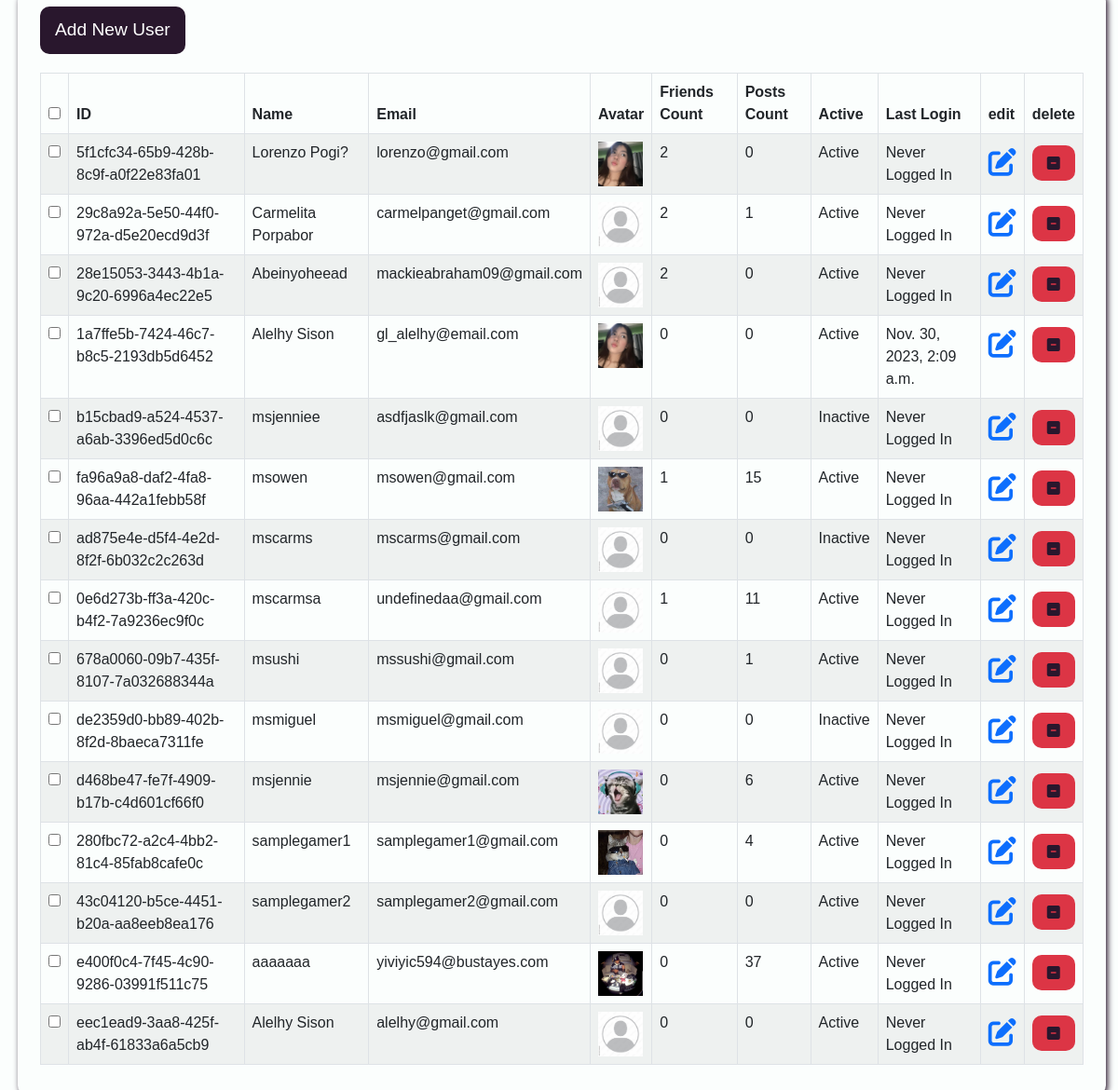
/api/gl-users/ (signed in, lower part), run on an earlier commit of the app's database.
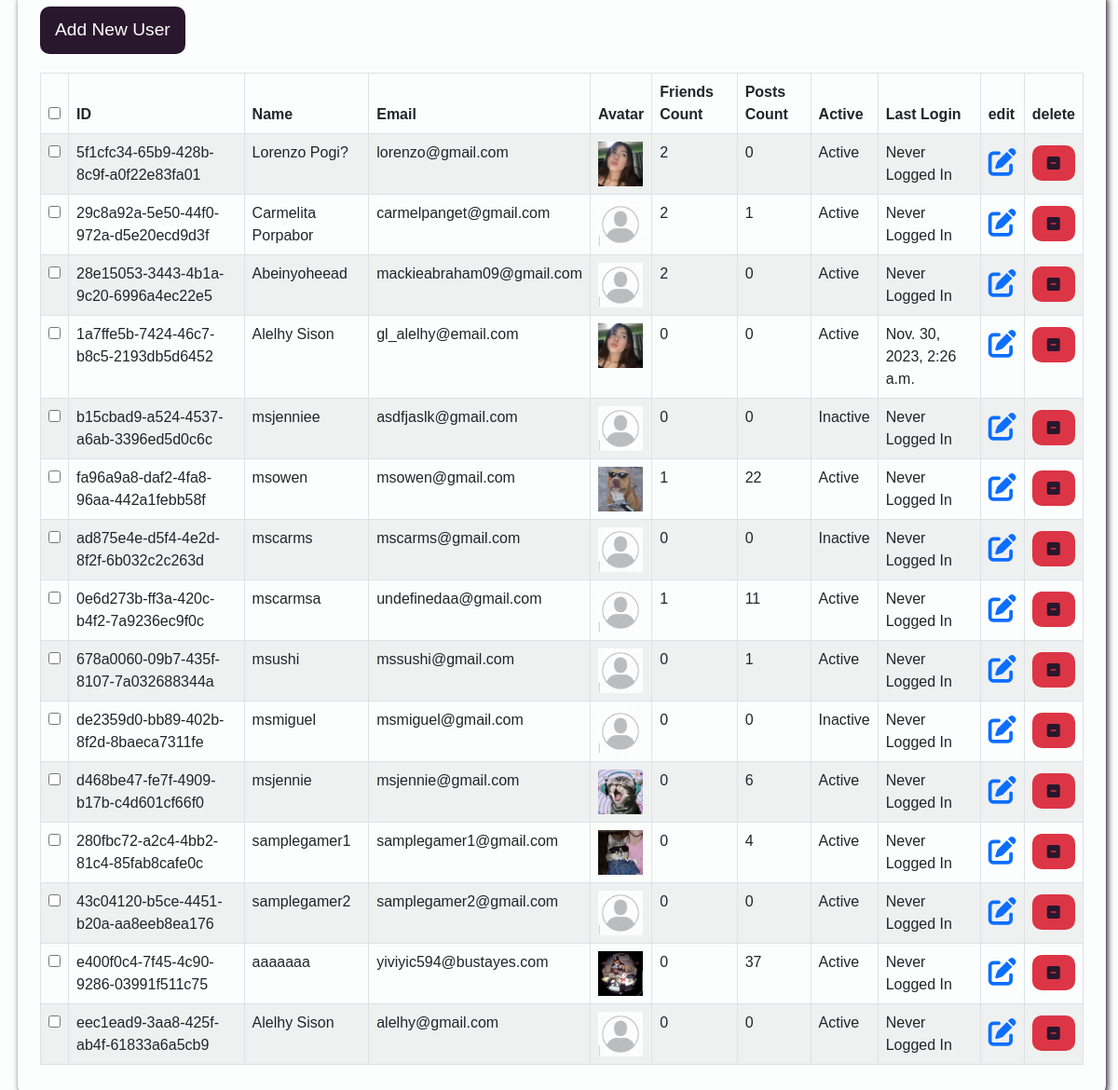
And on a later commit of the database.
### account/models.py (models this page shows, shortened)
class User(
    AbstractBaseUser, PermissionsMixin
):  # user model for creating users from models
    id = models.UUIDField(
        primary_key=True, default=uuid.uuid4, editable=False
    )  # uses the uuid from the top
    email = models.EmailField(unique=True)
    name = models.CharField(max_length=255, blank=True, default="")
    avatar = models.ImageField(upload_to="avatars", blank=True, null=True)
    bio = models.CharField(max_length=255, blank=True, default="")
    friends = models.ManyToManyField("self")
    friends_count = models.IntegerField(default=0)
    pref_game_category = models.TextField(blank=True, null=True)
    pref_game_titles = models.TextField(blank=True, null=True)
    people_you_may_know = models.ManyToManyField("self")
    posts_count = models.IntegerField(default=0)
    is_active = models.BooleanField(
        default=True
    )  # checking if the user is active, soon set to false for verification
    is_superuser = models.BooleanField(default=False)
    is_staff = models.BooleanField(default=False)
    date_joined = models.DateTimeField(default=timezone.now)
    last_login = models.DateTimeField(blank=True, null=True)
    charisma_score = models.IntegerField(default=0)
    objects = CustomUserManager()
    USERNAME_FIELD = "email"
    EMAIL_FIELD = "email"
    REQUIRED_FIELDS = []
    def get_avatar(self):
        if self.avatar:
            return settings.WEBSITE_URL + self.avatar.url
        else:
            default_avatar_path = "/media/avatars/default.jpg"
        return settings.WEBSITE_URL + default_avatar_path

### account/views.py (the view)
# urls.py: path("gl-users/", views.admin_users, name="admin_users"),
def admin_users(request):
    admin = request.user
    total_users_count = User.objects.count()
    current_time = timezone.now()
    start_date = timezone.datetime(current_time.year, 11, 1, tzinfo=timezone.utc)
    end_date = timezone.datetime(current_time.year, 12, 1, tzinfo=timezone.utc)
    active_users_november_count = User.objects.filter(is_active=True).count()
    new_users_november = User.objects.filter(
        date_joined__gte=start_date, date_joined__lt=end_date
    ).count()
    discussion_visits = UserVisit.objects.filter(
        visited_page__contains="/posts/"
    ).count()
    connect_visits = UserVisit.objects.filter(
        visited_page__contains="/connect_posts"
    ).count()
    marketplace_visits = UserVisit.objects.filter(
        visited_page__contains="/marketplace_posts"
    ).count()
    tournament_visits = UserVisit.objects.filter(
        visited_page__contains="/tournament_posts"
    ).count()
    beta_visits = UserVisit.objects.filter(visited_page__contains="/beta_posts").count()
    exclude_ids = [
        "3e9fe50b-5c31-439f-9fb6-8208a5c3dba9",
        "1cfff9f3-1d81-4cb0-9028-c3376871a4bb",
        "675a5aad-3287-452b-ba57-b5aec4f60cc8",
    ]  # Replace these IDs with actual IDs
    users = User.objects.exclude(Q(id__in=exclude_ids))
    context = {
        "admin_name": admin.name,
        "admin_email": admin.email,
        "admin_avatar": admin.avatar,
        "total_users_count": total_users_count,
        "active_users_november_count": active_users_november_count,
        "new_users_november": new_users_november,
        "users": users,
        "discussion_visits": discussion_visits,
        "connect_visits": connect_visits,
        "marketplace_visits": marketplace_visits,
        "tournament_visits": tournament_visits,
        "beta_visits": beta_visits,
    }
    return render(request, "admin/users.html", context)

### templates/admin/users.html (shortened to what this page needs)
{% extends 'base.html'%}
{% load static %}
{% block content %}
        <main>
            <div class="table-box">
                <section>
                    <div class="">
                        <span><a href="{% url 'add_user' %}" class="btn btn-main btn-span">Add New User</a></span>
                    </div>
                </section>
                <section>
                    <div class="table-data">
                        <div class="table-responsive">
                            <table id="bootstrapdatatable" class="table table-striped table-bordered" width="100%">
                                <thead>
                                    <th><input type ="checkbox" id="checkall"></th>
                                    <th>ID</th>
                                    <th>Name</th>
                                    <th>Email</th>
                                    <th>Avatar</th>
                                    <th>Friends Count</th>
                                    <th>Posts Count</th>
                                    <th>Active</th>
                                    <th>Last Login</th>
                                    <th>edit</th>
                                    <th>delete</th>
                                </thead>
                                {% for user in users %}
                                    <tr>
                                        <td><input type="checkbox" class="checkthis" /></td>
                                        <td>{{ user.id }} </td>
                                        <td>{{ user.name }}</td>
                                        <td>{{ user.email }}</td>
                                        <td><img src="{{ user.get_avatar }}" alt="Avatar" width="96" height="96" style="width: 0.5in; height: 0.5in;"></td>
                                        <td>{{ user.friends_count }}</td>
                                        <td>{{ user.posts_count }}</td>
                                        <td>{% if user.is_active %} Active {% else %} Inactive {% endif %}</td>
                                        <td>{% if user.last_login %} {{ user.last_login }} {% else %} Never Logged In {% endif %}</td>
                                        <td><div class="edit-button" class="btn-outline-primary" style="display: flex; justify-content: center; align-items: center;" ><a href="{% url 'edit_user' user.id %}"><i class="fa-solid fa-pen-to-square"></i></a></div></td>
                                        <td>
                                            <form method="post" action="{% url 'delete_user' user.id %}">
                                            <div style="padding-top: 4px; display: flex; justify-content: center; align-items: center;">
                                                <button type="submit" class="btn btn-danger">
                                                    <i class="fa-solid fa-square-minus"></i>
                                                </button>
                                            </div>
                                            </form>
                                        </td>
                                    </tr>
                                {% endfor %}
                            </table>
                        </div>
                    </div>
                </section>
            </div>
        </main>
{% endblock content %}

### templates/base.html (shortened to what this page needs)
{% load static %} {% block html %}
<!DOCTYPE html>
<html lang="en">
  {% block head %}
  <head>
    <link
      rel="stylesheet"
      href="https://cdn.jsdelivr.net/npm/bootstrap@5.0.2/dist/css/bootstrap.min.css"
    />
    <link
      rel="stylesheet"
      href="https://cdn.datatables.net/1.13.7/css/jquery.dataTables.min.css"
    />
    <link rel="stylesheet" href="{% static 'admin/css/style.css' %}" />
  </head>
  {% endblock head %} {% block body %}
  <body>
    <div class="main-content">{% block content %} {% endblock content %}</div>
  </body>
  {% endblock body %} {% endblock html %}
</html>

### templates/admin/includes/sidebar.html (shortened to what this page needs)
{% load static %}

### static/css/style.css (style rules this page uses)
:root { --color-main: #29172D; --bg2: #dce5ff; --bg: #fbfefd; --main-accent:#e9eefd; --main-text: #29172D; --shadow: #29172D 2px 2px 6px; }
* { padding: 0; margin: 0; text-decoration: none; font-family: 'Poppins', sans-serif; list-style-type: none; box-shadow: border-box; }
body { background: var(--bg); overflow-x: hidden; }
img { width: 100%; height: auto; }
.btn { padding: .7rem 1rem; border: none; border-radius: 10px; display: flex; align-items: center; color:var(--main-text); }
.btn-span { font-size:1.2rem; display: inline-block; margin-right: .7rem; }
.btn-main { background: #29172D; color: #fff; }
.main-content { margin-left: 370px; width: 80%; padding: 1rem 1rem; transition: margin-left 300ms; }
main { padding-top: 2.5rem; padding-bottom: 2.5rem; }
.table-box { box-shadow: var(--shadow); padding: 1rem 1.5rem; border-radius: 10px; }
.table-data { margin-top: 20px; }
@media only screen and (max-width: 1224px) { .main-content { width: 100%; margin-left: 3px; } }
.edit-button { font-size: 30px; }

What changed in the data, as far as the page shows it:
changed User "1a7ffe5b-7424-46c7-b8c5-2193db5d6452": last_login "Nov. 30, 2023, 2:09 a.m." → "Nov. 30, 2023, 2:26 a.m."
changed User "fa96a9a8-daf2-4fa8-96aa-442a1febb58f": posts_count "15" → "22"
